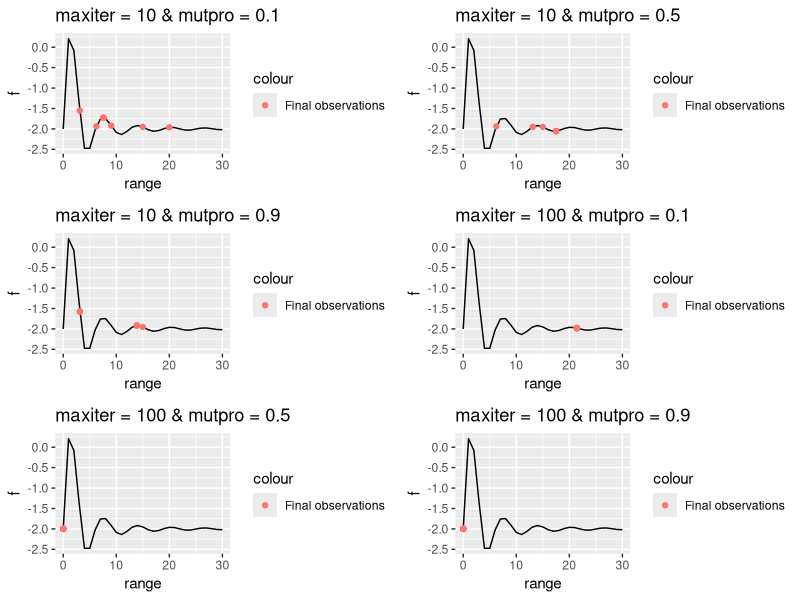
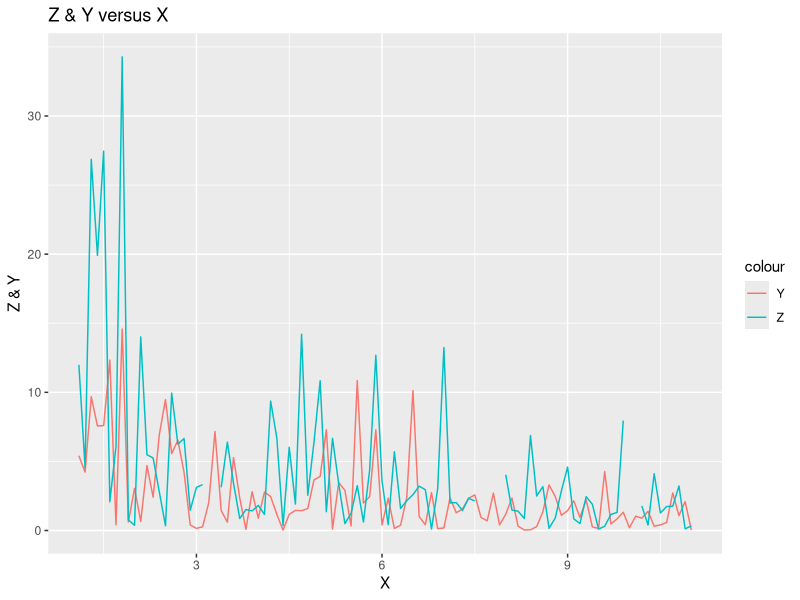

Write the R code that produced these figures, in order.
## ---- chunk 1
knitr::opts_chunk$set(echo = TRUE)
## ---- chunk 2
# library used in this lab
library(ggplot2) # ex 2.1 - time series plot
library(gridExtra) 
## ---- chunk 3
# clean the environment
rm(list=ls())
## ---- chunk 4
# define the function
func = function(x){
  return((x^2/exp(x)) - 2 * exp(-(9 * sin(x))/ (x^2 +x +1)))
}
## ---- chunk 5
# crossover function
crossover = function(x,y){
  kid = (x+y)/2
  return(kid)
}
## ---- chunk 6
# mutate function
mutate = function(x){
  return(x^2 %%30)
}
## ---- chunk 7
# ex4
# function that depends on the parameters `maxiter` and `mutprob`
set.seed(1234567)
func4 = function(maxiter, mutprob){
#test
# maxiter = 10
# mutprob = 0.1
  
# ------ a) #### -  Plots function f in the range
# create data for ggplot
range = c(0:30)
func_range = func(0:30)
# create plot data
plot_data1a = data.frame("func_range" = func_range,
                        "range" = range)
plot1a = ggplot(data = plot_data1a, aes(x = range, y = func_range)) + 
  geom_line() +
  #geom_point()+
  ggtitle("f in the range from 0 to 30") + xlab("range") + ylab("f")
plot1a
# ------ b) #### - initial population
population = seq(0,30, 5)

# ------ c) #### - Computes vector Values
Values = func(population)
max_objfunc = c()
# ------ d) #### - Performs maxiter
for (i in 1:maxiter) {
  # ------ d) ##### ------ i) ####
  index1 = sample(population,1)
  index2 = sample(population,1)
  parent = c(index1, index2)
# ------ d) ##### ------ ii) ####
  smalles_obfunc = order(Values)[1]
  victim = population[smalles_obfunc]
# ------ d) ##### ------ iii) ####
  new_kid = crossover(parent[1],parent[2])
  mutate_probability = runif(1,min = 0, max = 1)
  if(mutate_probability <= mutprob){ # >= OR <=
    new_kid = mutate(new_kid)
  } 
# ------ d) ##### ------ iv) ####
  replace_index = which(population == victim)
  population[replace_index] = new_kid
  Values = func(population)
# ------ d) ##### ------ v) ####
  max_objfunc[i] = max(Values)
}
# ------ e) #### - Add the final observations to the current plot in another colour
  #plot data
  plot_data1b = data.frame("Values" = Values,
                           "Population" = population)
  plot_data1b = plot_data1b[order(plot_data1b$Population),]
  col = c("Final observations" = "red")
  plot1b = plot1a + geom_point(data = plot_data1b, aes(x = Population, y = Values, colour = "Final observations"))
  plot1b
  return(plot1b)
}

## ---- chunk 8
maxite = c(10,100)
mutpro = c(0.1,0.5,0.9)
# # amount of objects
# #amount_of_objects = length(maxite) * length(mutpro)
# all_resutls = list()
# counter = 1
# for (i in maxite) {
#   for (j in mutpro) {
#     # print(maxite[i])
#     # print(mutpro[j])
#     # print(counter)
#     all_resutls[counter] = func4(i,j)
#     counter = counter +1
#   }
# }
plot1 = func4(10,0.1) + ggtitle("maxiter = 10 & mutpro = 0.1")
plot2 = func4(10,0.5) + ggtitle("maxiter = 10 & mutpro = 0.5")
plot3 = func4(10,0.9) + ggtitle("maxiter = 10 & mutpro = 0.9")
plot4 = func4(100,0.1) + ggtitle("maxiter = 100 & mutpro = 0.1")
plot5 = func4(100,0.5) + ggtitle("maxiter = 100 & mutpro = 0.5")
plot6 = func4(100,0.9) + ggtitle("maxiter = 100 & mutpro = 0.9")

final_plot = grid.arrange(plot1,plot2,plot3,plot4,plot5,plot6, ncol=2)
final_plot
## ---- chunk 9
# clean the environment
rm(list=ls())
# load the data
data2 = read.csv("physical1.csv")
## ---- chunk 10
# Z & Y versus X
col = c("Y" = "#FFC312", "Z" = "#0652DD")

# ------- separate plots - together grid.arrange
# # create Y on X
# plot1_Y = ggplot(data = data2, aes(x = X)) +
#   geom_line(aes(y = Y, colour = "Y")) + 
#   ggtitle("Z & Y versus X") + ylab("Z & Y")
# 
# # create Z on X
# plot1_Z = ggplot(data = data2, aes(x = X)) +
#   geom_line(aes(y = Z, colour = "Z")) + 
#   ggtitle("Z & Y versus X") + ylab("Z & Y")
# 
# grid.arrange(plot1_Y,plot1_Z,nrow=2)

# create Y on X
plot1_YZ = ggplot(data = data2, aes(x = X)) +
  geom_line(aes(y = Y, colour = "Y")) + 
  geom_line(aes(y = Z, colour = "Z")) + 
  ggtitle("Z & Y versus X") + ylab("Z & Y")
plot1_YZ

## ---- chunk 11

